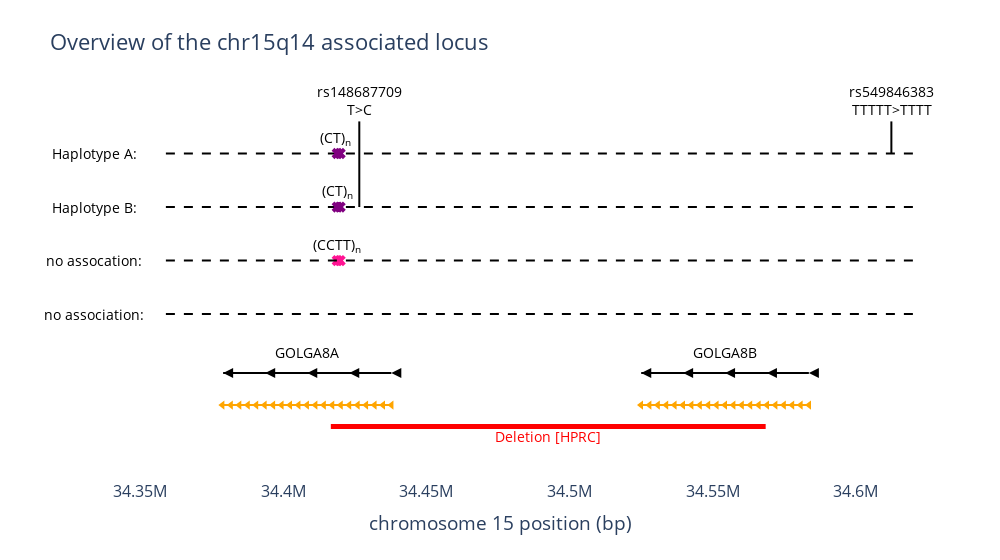

The cell this chart's notebook holds for it:
### Code cell
# make several lines of a lolly pop plot of the chr15q14 locus, showing the location of the GOLGA8A and GOLGA8B genes, as well as the major and minor haplotypes and repeat expansion
# the major haplotype has both variants and the CT-rich expansion
# the minor haplotype has just the minor variant and the CT-rich expansion
# also include a haplotype without any variants but with a CCTT expansion
# and a haplotype without any variants without an expansion
major_variant = "TTTTT>TTTT"
major_haplotype_tag = 34612468
minor_variant = "T>C"
minor_haplotype_tag = 34426625

golga8a_left = 34379068
golga8a_right = 34437808
golga8a_length = golga8a_right - golga8a_left
golga8b_left = 34525095
golga8b_right = 34583651
golga8b_length = golga8b_right - golga8b_left

segdup_a = [34378802, 34437851]
segdup_b = [34525014, 34583697]

deletion = [34416680, 34568563]

repeat_expansion = 34419425

left = golga8a_left - 20000
right = major_haplotype_tag + 10000

height_major = 20.5
height_minor = 15.5
height_no_cctt = 10.5
height_no = 5.5

fig = go.Figure(
    data=[
        go.Scatter(
            x=[
                golga8a_left,
                golga8a_left + golga8a_length * 1 / 4,
                (golga8a_left + golga8a_right) / 2,
                golga8a_left + golga8a_length * 3 / 4,
                golga8a_right,
            ],
            y=[0, 0, 0, 0, 0],
            mode="lines+markers",
            name="GOLGA8A",
            line=dict(color="black"),
            marker=dict(size=10, symbol="arrow-left"),
        ),
        go.Scatter(
            x=[
                golga8b_left,
                golga8b_left + golga8b_length * 1 / 4,
                (golga8b_left + golga8b_right) / 2,
                golga8b_left + golga8b_length * 3 / 4,
                golga8b_right,
            ],
            y=[0, 0, 0, 0, 0],
            mode="lines+markers",
            name="GOLGA8B",
            line=dict(color="black"),
            marker=dict(size=10, symbol="arrow-left"),
        ),
        # show the deletion as a thick red bar
        go.Scatter(
            x=[deletion[0], deletion[1]],
            y=[-5, -5],
            mode="lines",
            name="deletion",
            line=dict(color="red", width=5),
        ),
        go.Scatter(
            x=[
                segdup_a[0],
                segdup_a[0] + (segdup_a[1] - segdup_a[0]) * 1 / 20,
                segdup_a[0] + (segdup_a[1] - segdup_a[0]) * 2 / 20,
                segdup_a[0] + (segdup_a[1] - segdup_a[0]) * 3 / 20,
                segdup_a[0] + (segdup_a[1] - segdup_a[0]) * 4 / 20,
                segdup_a[0] + (segdup_a[1] - segdup_a[0]) * 5 / 20,
                segdup_a[0] + (segdup_a[1] - segdup_a[0]) * 6 / 20,
                segdup_a[0] + (segdup_a[1] - segdup_a[0]) * 7 / 20,
                segdup_a[0] + (segdup_a[1] - segdup_a[0]) * 8 / 20,
                segdup_a[0] + (segdup_a[1] - segdup_a[0]) * 9 / 20,
                segdup_a[0] + (segdup_a[1] - segdup_a[0]) * 10 / 20,
                segdup_a[0] + (segdup_a[1] - segdup_a[0]) * 11 / 20,
                segdup_a[0] + (segdup_a[1] - segdup_a[0]) * 12 / 20,
                segdup_a[0] + (segdup_a[1] - segdup_a[0]) * 13 / 20,
                segdup_a[0] + (segdup_a[1] - segdup_a[0]) * 14 / 20,
                segdup_a[0] + (segdup_a[1] - segdup_a[0]) * 15 / 20,
                segdup_a[0] + (segdup_a[1] - segdup_a[0]) * 16 / 20,
                segdup_a[0] + (segdup_a[1] - segdup_a[0]) * 17 / 20,
                segdup_a[0] + (segdup_a[1] - segdup_a[0]) * 18 / 20,
                segdup_a[0] + (segdup_a[1] - segdup_a[0]) * 19 / 20,
                segdup_a[1],
            ],
            y=[-3] * 21,
            mode="lines+markers",
            name="segmental duplication",
            line=dict(color="orange"),
            marker=dict(size=8, symbol="triangle-left"),
        ),
        go.Scatter(
            x=[
                segdup_b[0],
                segdup_b[0] + (segdup_b[1] - segdup_b[0]) * 1 / 20,
                segdup_b[0] + (segdup_b[1] - segdup_b[0]) * 2 / 20,
                segdup_b[0] + (segdup_b[1] - segdup_b[0]) * 3 / 20,
                segdup_b[0] + (segdup_b[1] - segdup_b[0]) * 4 / 20,
                segdup_b[0] + (segdup_b[1] - segdup_b[0]) * 5 / 20,
                segdup_b[0] + (segdup_b[1] - segdup_b[0]) * 6 / 20,
                segdup_b[0] + (segdup_b[1] - segdup_b[0]) * 7 / 20,
                segdup_b[0] + (segdup_b[1] - segdup_b[0]) * 8 / 20,
                segdup_b[0] + (segdup_b[1] - segdup_b[0]) * 9 / 20,
                segdup_b[0] + (segdup_b[1] - segdup_b[0]) * 10 / 20,
                segdup_b[0] + (segdup_b[1] - segdup_b[0]) * 11 / 20,
                segdup_b[0] + (segdup_b[1] - segdup_b[0]) * 12 / 20,
                segdup_b[0] + (segdup_b[1] - segdup_b[0]) * 13 / 20,
                segdup_b[0] + (segdup_b[1] - segdup_b[0]) * 14 / 20,
                segdup_b[0] + (segdup_b[1] - segdup_b[0]) * 15 / 20,
                segdup_b[0] + (segdup_b[1] - segdup_b[0]) * 16 / 20,
                segdup_b[0] + (segdup_b[1] - segdup_b[0]) * 17 / 20,
                segdup_b[0] + (segdup_b[1] - segdup_b[0]) * 18 / 20,
                segdup_b[0] + (segdup_b[1] - segdup_b[0]) * 19 / 20,
                segdup_b[1],
            ],
            y=[-3] * 21,
            mode="lines+markers",
            name="segmental duplication",
            line=dict(color="orange"),
            marker=dict(size=8, symbol="triangle-left"),
        ),
        go.Scatter(
            x=[major_haplotype_tag, major_haplotype_tag],
            y=[height_major, height_major + 3],
            mode="lines",
            name=major_variant,
            line=dict(color="black"),
        ),
        go.Scatter(
            x=[minor_haplotype_tag, minor_haplotype_tag],
            y=[height_minor, height_major + 3],
            mode="lines",
            name=minor_variant,
            line=dict(color="black"),
        ),
        go.Scatter(
            x=[left, right],
            y=[height_major, height_major],
            mode="lines",
            name="Haplotype A",
            line=dict(color="black", dash="dash"),
        ),
        go.Scatter(
            x=[left, right],
            y=[height_minor, height_minor],
            mode="lines",
            name="Haplotype B",
            line=dict(color="black", dash="dash"),
        ),
        go.Scatter(
            x=[repeat_expansion - 500, repeat_expansion + 500],
            y=[height_major, height_major],
            mode="lines+markers",
            name="CT-rich expansion",
            line=dict(color="purple", width=10),
            marker=dict(size=10, symbol="x"),
        ),
        go.Scatter(
            x=[repeat_expansion - 500, repeat_expansion + 500],
            y=[height_minor, height_minor],
            mode="lines+markers",
            name="CT-rich expansion",
            line=dict(color="purple", width=10),
            marker=dict(size=10, symbol="x"),
        ),
        go.Scatter(
            x=[repeat_expansion - 500, repeat_expansion + 500],
            y=[height_no_cctt, height_no_cctt],
            mode="lines+markers",
            name="CCTT-rich expansion",
            line=dict(color="deeppink", width=10),
            marker=dict(size=10, symbol="x"),
        ),
        go.Scatter(
            x=[left, right],
            y=[height_no_cctt, height_no_cctt],
            mode="lines",
            name="no association",
            line=dict(color="black", dash="dash"),
        ),
        go.Scatter(
            x=[left, right],
            y=[height_no, height_no],
            mode="lines",
            name="no association",
            line=dict(color="black", dash="dash"),
        ),
    ]
)

# also add text annotations to each element
fig.add_annotation(
    x=(golga8a_left+golga8a_right)/2,
    y=1,
    text="GOLGA8A",
    showarrow=False,
    yshift=10,
    font=dict(size=14, color="black"),
)
fig.add_annotation(
    x=(golga8b_left+golga8b_right)/2,
    y=1,
    text="GOLGA8B",
    showarrow=False,
    yshift=10,
    font=dict(size=14, color="black"),
)
fig.add_annotation(
    x=major_haplotype_tag,
    y=height_major + 4,
    text="rs549846383<br>TTTTT>TTTT",
    showarrow=False,
    yshift=10,
    font=dict(size=14, color="black"),
)
fig.add_annotation(
    x=left - 25000,
    y=height_major,
    text="Haplotype A:",
    showarrow=False,
    font=dict(size=14, color="black"),
)
fig.add_annotation(
    x=minor_haplotype_tag,
    y=height_major + 4,
    text="rs148687709<br>T>C",
    showarrow=False,
    yshift=10,
    font=dict(size=14, color="black"),
)

fig.add_annotation(
    x=left - 25000,
    y=height_minor,
    text="Haplotype B:",
    showarrow=False,
    font=dict(size=14, color="black"),
)

fig.add_annotation(
    x=left - 25000,
    y=height_no_cctt,
    text="no assocation:",
    showarrow=False,
    font=dict(size=14, color="black"),
)

fig.add_annotation(
    x=left - 25000,
    y=height_no,
    text="no association:",
    showarrow=False,
    font=dict(size=14, color="black"),
)

fig.add_annotation(
    x = repeat_expansion-1000,
    y = height_major+0.5,
    text = "(CT)<sub>n</sub>",
    showarrow = False,
    yshift = 10,
    font = dict(size=14, color="black"),
)
fig.add_annotation(
    x=repeat_expansion - 500,
    y=height_minor + 0.5,
    text="(CT)<sub>n</sub>",
    showarrow=False,
    yshift=10,
    font=dict(size=14, color="black"),
)

fig.add_annotation(
    x = repeat_expansion-500,
    y = height_no_cctt+0.5,
    text = "(CCTT)<sub>n</sub>",
    showarrow = False,
    yshift = 10,
    font = dict(size=14, color="black"),
)
# add an annotation for the deletion
fig.add_annotation(
    x=(deletion[0]+deletion[1])/2,
    y=-5,
    text="Deletion [HPRC]",
    showarrow=False,
    yshift=-10,
    font=dict(size=14, color="red"),
)

# create a legend like item for the repeat expansion




fig.update_xaxes(range=[left - 30000, right], title_text="chromosome 15 position (bp)")
fig.update_yaxes(range=[-10, height_major+5], showticklabels=False)
fig.update_layout(plot_bgcolor='white', width=1000, title="Overview of the chr15q14 associated locus", showlegend=False, font=dict(size=16))
fig.show()

### Figure 1 — Plotly figure (JSON) as saved in the notebook; plotly's stock layout.template omitted (floating-point values rounded to 4 significant figures)
{"data": [{"line": {"color": "black"}, "marker": {"size": 10, "symbol": "arrow-left"}, "mode": "lines+markers", "name": "GOLGA8A", "type": "scatter", "x": [34379068, 34393753, 34408438, 34423123, 34437808], "y": [0, 0, 0, 0, 0]}, {"line": {"color": "black"}, "marker": {"size": 10, "symbol": "arrow-left"}, "mode": "lines+markers", "name": "GOLGA8B", "type": "scatter", "x": [34525095, 34539734, 34554373, 34569012, 34583651], "y": [0, 0, 0, 0, 0]}, {"line": {"color": "red", "width": 5}, "mode": "lines", "name": "deletion", "type": "scatter", "x": [34416680, 34568563], "y": [-5, -5]}, {"line": {"color": "orange"}, "marker": {"size": 8, "symbol": "triangle-left"}, "mode": "lines+markers", "name": "segmental duplication", "type": "scatter", "x": [34378802, 34380000.0, 34380000.0, 34390000.0, 34390000.0, 34390000.0, 34400000.0, 34400000.0, 34400000.0, 34410000.0, 34410000.0, 34410000.0, 34410000.0, 34420000.0, 34420000.0, 34420000.0, 34430000.0, 34430000.0, 34430000.0, 34430000.0, 34437851], "y": [-3, -3, -3, -3, -3, -3, -3, -3, -3, -3, -3, -3, -3, -3, -3, -3, -3, -3, -3, -3, -3]}, {"line": {"color": "orange"}, "marker": {"size": 8, "symbol": "triangle-left"}, "mode": "lines+markers", "name": "segmental duplication", "type": "scatter", "x": [34525014, 34530000.0, 34530000.0, 34530000.0, 34540000.0, 34540000.0, 34540000.0, 34550000.0, 34550000.0, 34550000.0, 34550000.0, 34560000.0, 34560000.0, 34560000.0, 34570000.0, 34570000.0, 34570000.0, 34570000.0, 34580000.0, 34580000.0, 34583697], "y": [-3, -3, -3, -3, -3, -3, -3, -3, -3, -3, -3, -3, -3, -3, -3, -3, -3, -3, -3, -3, -3]}, {"line": {"color": "black"}, "mode": "lines", "name": "TTTTT>TTTT", "type": "scatter", "x": [34612468, 34612468], "y": [20.5, 23.5]}, {"line": {"color": "black"}, "mode": "lines", "name": "T>C", "type": "scatter", "x": [34426625, 34426625], "y": [15.5, 23.5]}, {"line": {"color": "black", "dash": "dash"}, "mode": "lines", "name": "Haplotype A", "type": "scatter", "x": [34359068, 34622468], "y": [20.5, 20.5]}, {"line": {"color": "black", "dash": "dash"}, "mode": "lines", "name": "Haplotype B", "type": "scatter", "x": [34359068, 34622468], "y": [15.5, 15.5]}, {"line": {"color": "purple", "width": 10}, "marker": {"size": 10, "symbol": "x"}, "mode": "lines+markers", "name": "CT-rich expansion", "type": "scatter", "x": [34418925, 34419925], "y": [20.5, 20.5]}, {"line": {"color": "purple", "width": 10}, "marker": {"size": 10, "symbol": "x"}, "mode": "lines+markers", "name": "CT-rich expansion", "type": "scatter", "x": [34418925, 34419925], "y": [15.5, 15.5]}, {"line": {"color": "deeppink", "width": 10}, "marker": {"size": 10, "symbol": "x"}, "mode": "lines+markers", "name": "CCTT-rich expansion", "type": "scatter", "x": [34418925, 34419925], "y": [10.5, 10.5]}, {"line": {"color": "black", "dash": "dash"}, "mode": "lines", "name": "no association", "type": "scatter", "x": [34359068, 34622468], "y": [10.5, 10.5]}, {"line": {"color": "black", "dash": "dash"}, "mode": "lines", "name": "no association", "type": "scatter", "x": [34359068, 34622468], "y": [5.5, 5.5]}], "layout": {"annotations": [{"font": {"color": "black", "size": 14}, "showarrow": false, "text": "GOLGA8A", "x": 34408438, "y": 1, "yshift": 10}, {"font": {"color": "black", "size": 14}, "showarrow": false, "text": "GOLGA8B", "x": 34554373, "y": 1, "yshift": 10}, {"font": {"color": "black", "size": 14}, "showarrow": false, "text": "rs549846383<br>TTTTT>TTTT", "x": 34612468, "y": 24.5, "yshift": 10}, {"font": {"color": "black", "size": 14}, "showarrow": false, "text": "Haplotype A:", "x": 34334068, "y": 20.5}, {"font": {"color": "black", "size": 14}, "showarrow": false, "text": "rs148687709<br>T>C", "x": 34426625, "y": 24.5, "yshift": 10}, {"font": {"color": "black", "size": 14}, "showarrow": false, "text": "Haplotype B:", "x": 34334068, "y": 15.5}, {"font": {"color": "black", "size": 14}, "showarrow": false, "text": "no assocation:", "x": 34334068, "y": 10.5}, {"font": {"color": "black", "size": 14}, "showarrow": false, "text": "no association:", "x": 34334068, "y": 5.5}, {"font": {"color": "black", "size": 14}, "showarrow": false, "text": "(CT)<sub>n</sub>", "x": 34418425, "y": 21, "yshift": 10}, {"font": {"color": "black", "size": 14}, "showarrow": false, "text": "(CT)<sub>n</sub>", "x": 34418925, "y": 16, "yshift": 10}, {"font": {"color": "black", "size": 14}, "showarrow": false, "text": "(CCTT)<sub>n</sub>", "x": 34418925, "y": 11, "yshift": 10}, {"font": {"color": "red", "size": 14}, "showarrow": false, "text": "Deletion [HPRC]", "x": 34490000.0, "y": -5, "yshift": -10}], "font": {"size": 16}, "plot_bgcolor": "white", "showlegend": false, "title": {"text": "Overview of the chr15q14 associated locus"}, "width": 1000, "xaxis": {"range": [34329068, 34622468], "title": {"text": "chromosome 15 position (bp)"}}, "yaxis": {"range": [-10, 25.5], "showticklabels": false}}}
